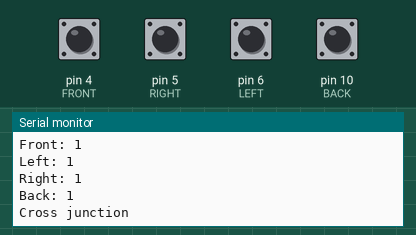
This sketch was run on a simulated Arduino Uno, built with avr-gcc and run on an emulated ATmega328P. On the bench: the last lines printed to the serial monitor. The test bench sets the inputs (shaded band); at power-on: pin 4 (FRONT), pin 5 (RIGHT), pin 6 (LEFT), pin 10 (BACK) HIGH.

Above: at 1.2 s.
1.3 s: pin 4 (FRONT) pulled LOW for 0.15 s
At 1.43 s:
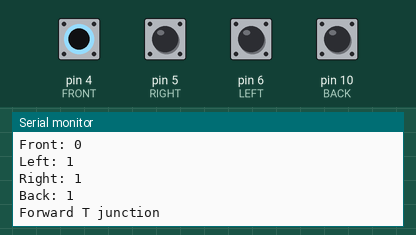
2.9 s: pin 5 (RIGHT) pulled LOW for 0.15 s
At 3.03 s:
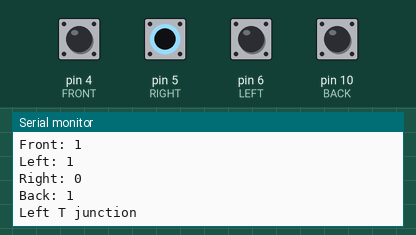
4.5 s: pin 6 (LEFT) pulled LOW for 0.15 s
At 4.63 s:
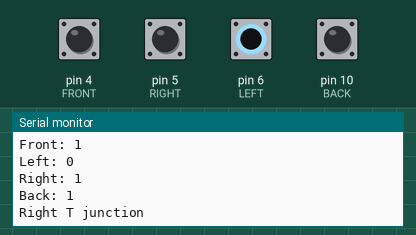
6.1 s: pin 10 (BACK) pulled LOW for 0.15 s
At 6.23 s:
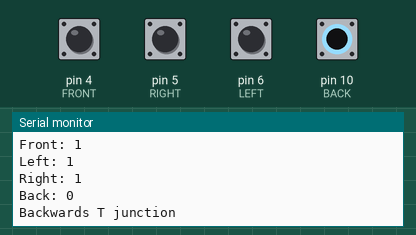
7.7 s: pin 4 (FRONT) driven LOW and pin 5 (RIGHT) driven LOW
At 8.5 s:
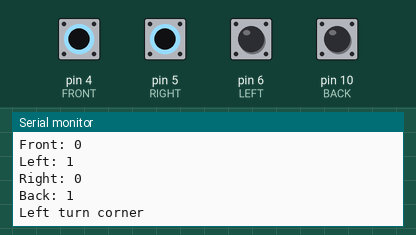
9.3 s: pin 6 (LEFT) pulled LOW for 1 s
At 10.1 s:
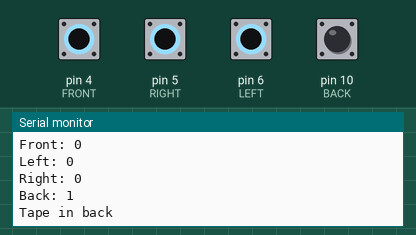

The sketch:

tape_tester.ino
```cpp
/*
 * Tests cross-configuration IR LED/photoresistor pairs for tape detection.
 * jlwatson
 * Created 02/20/16
 */

#define FRONT 4
#define RIGHT 5
#define LEFT 6
#define BACK 10

void setup() {
  Serial.begin(9600);

  pinMode(FRONT, INPUT_PULLUP);
  digitalWrite(FRONT, HIGH);

  pinMode(BACK, INPUT_PULLUP);
  digitalWrite(BACK, HIGH);

  pinMode(LEFT, INPUT_PULLUP);
  digitalWrite(LEFT, HIGH);

  pinMode(RIGHT, INPUT_PULLUP);
  digitalWrite(RIGHT, HIGH);

  Serial.println("TURN ON THE POWER SUPPLY");
}

/*
 * note: 0 - white floor, 1 - black tape marking. state is stored in
 * a one-byte character where FRONT = 0th bit -> BACK = 3rd bit
 */
unsigned char getState(){

  unsigned char result = digitalRead(FRONT);
  result |= digitalRead(LEFT) << 1;
  result |= digitalRead(RIGHT) << 2;
  return result | digitalRead(BACK) << 3;
}

/*
 * note: only use for debugging; serial will slow down execution
 */
void printState(unsigned char state){

  Serial.println("-------- state --------");
  Serial.print("Front: "); Serial.println(state & 1);
  Serial.print("Left: "); Serial.println((state & (1 << 1)) >> 1);
  Serial.print("Right: "); Serial.println((state & (1 << 2)) >> 2);
  Serial.print("Back: "); Serial.println((state & (1 << 3)) >> 3);
}

void loop() {

  static unsigned char lastState = 0;
  unsigned char currentState = getState();

  if(currentState != lastState){
    printState(currentState);
    switch(currentState){
      //st: BRLF
      case B0000: Serial.println("Lost");                     break;
      case B0001: Serial.println("Tape in front");            break;
      case B0010: Serial.println("Tape to left");             break;
      case B0100: Serial.println("Tape to right");            break;
      case B1000: Serial.println("Tape in back");             break;
      case B0011: Serial.println("Inverse left turn corner"); break;
      case B0110: Serial.println("Crossing line");            break;
      case B1001: Serial.println("On line");                  break;
      case B0101: Serial.println("Inverse right turn corner");break;
      case B1010: Serial.println("Left turn corner");         break;
      case B1100: Serial.println("Right turn corner");        break;
      case B1011: Serial.println("Left T junction");          break;
      case B1101: Serial.println("Right T junction");         break;
      case B1110: Serial.println("Forward T junction");       break;
      case B0111: Serial.println("Backwards T junction");     break;
      case B1111: Serial.println("Cross junction");           break;
    }
    lastState = currentState;
  }
}
```

Measured:
- after the input at 1.3 s, the serial monitor: prints a new line at once (image 1)
- after the input at 2.9 s, the serial monitor: prints a new line after 0.05 s (image 2)
- after the input at 4.5 s, the serial monitor: prints a new line at once (image 3)
- after the input at 6.1 s, the serial monitor: prints a new line after 0.06 s (image 4)
- after the input at 7.7 s, the serial monitor: prints a new line after 0.05 s (image 5)
- after the input at 9.3 s, the serial monitor: prints a new line at once (image 6)
